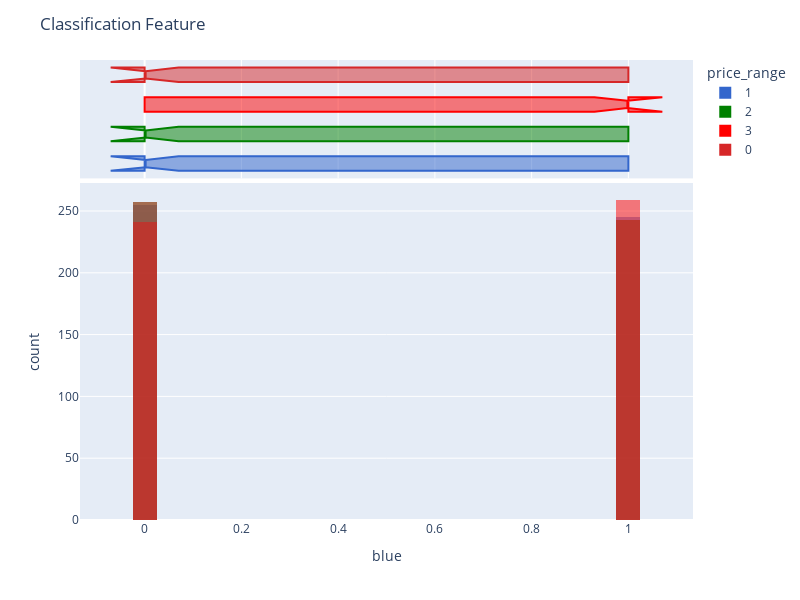
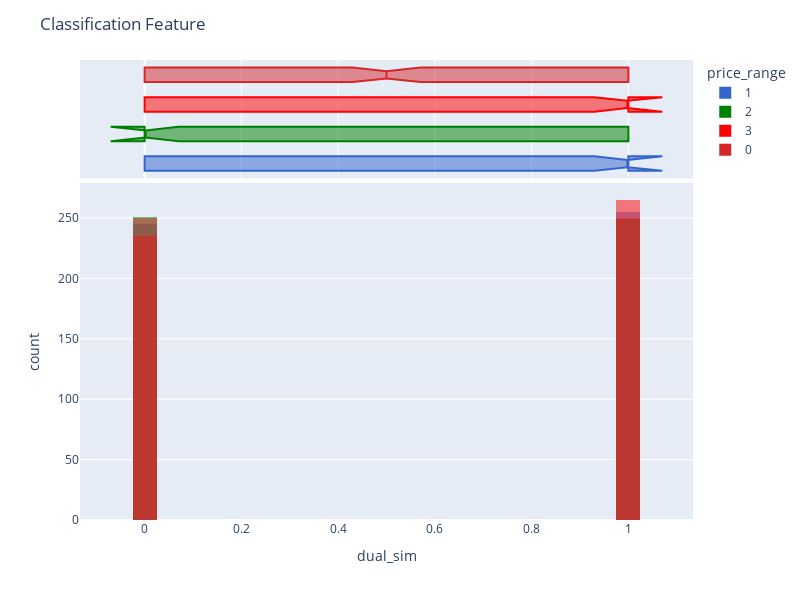
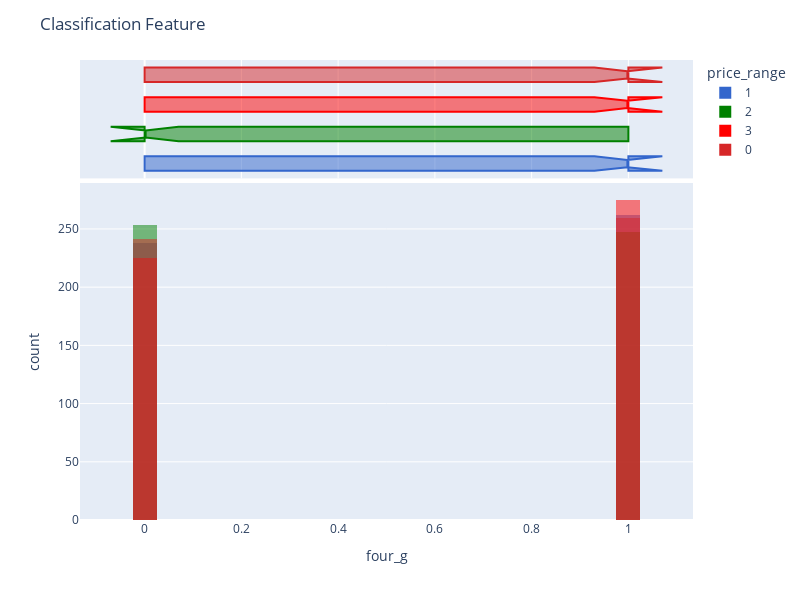
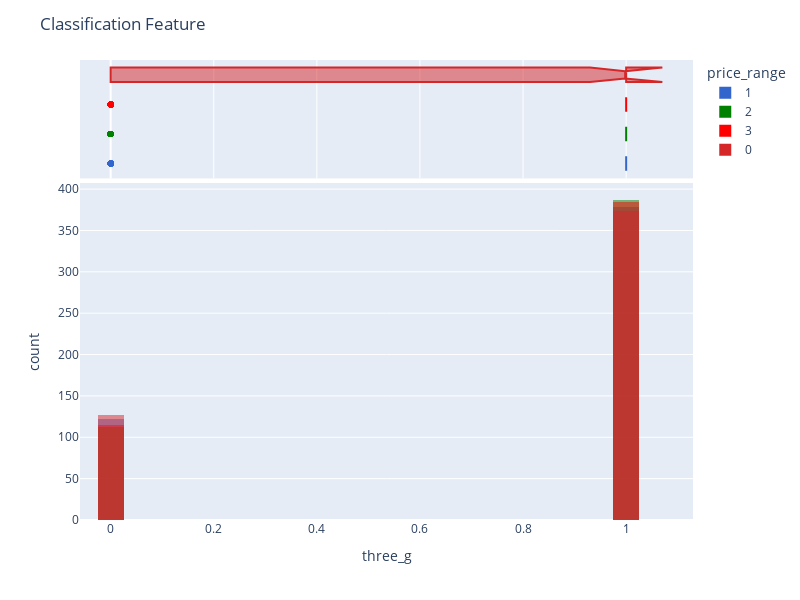

The cell these charts' notebook holds for them, in order:
### Code cell
feature_analysis(d)

### Figure 1 — Plotly figure (JSON) as saved in the notebook; plotly's stock layout.template omitted (floating-point values rounded to 4 significant figures; data arrays with more than 128 entries replaced by an {"elided": "..."} marker saying what was removed)
{"data": [{"alignmentgroup": "True", "bingroup": "x", "hovertemplate": "price_range=1<br>blue=%{x}<br>count=%{y}<extra></extra>", "legendgroup": "1", "marker": {"color": "#3366CC", "opacity": 0.5}, "name": "1", "nbinsx": 50, "offsetgroup": "1", "orientation": "v", "showlegend": true, "type": "histogram", "x": {"elided": "500 int values"}, "xaxis": "x", "yaxis": "y"}, {"alignmentgroup": "True", "hovertemplate": "price_range=1<br>blue=%{x}<extra></extra>", "legendgroup": "1", "marker": {"color": "#3366CC"}, "name": "1", "notched": true, "offsetgroup": "1", "showlegend": false, "type": "box", "x": {"elided": "500 int values"}, "xaxis": "x2", "yaxis": "y2"}, {"alignmentgroup": "True", "bingroup": "x", "hovertemplate": "price_range=2<br>blue=%{x}<br>count=%{y}<extra></extra>", "legendgroup": "2", "marker": {"color": "Green", "opacity": 0.5}, "name": "2", "nbinsx": 50, "offsetgroup": "2", "orientation": "v", "showlegend": true, "type": "histogram", "x": {"elided": "500 int values"}, "xaxis": "x", "yaxis": "y"}, {"alignmentgroup": "True", "hovertemplate": "price_range=2<br>blue=%{x}<extra></extra>", "legendgroup": "2", "marker": {"color": "Green"}, "name": "2", "notched": true, "offsetgroup": "2", "showlegend": false, "type": "box", "x": {"elided": "500 int values"}, "xaxis": "x2", "yaxis": "y2"}, {"alignmentgroup": "True", "bingroup": "x", "hovertemplate": "price_range=3<br>blue=%{x}<br>count=%{y}<extra></extra>", "legendgroup": "3", "marker": {"color": "Red", "opacity": 0.5}, "name": "3", "nbinsx": 50, "offsetgroup": "3", "orientation": "v", "showlegend": true, "type": "histogram", "x": {"elided": "500 int values"}, "xaxis": "x", "yaxis": "y"}, {"alignmentgroup": "True", "hovertemplate": "price_range=3<br>blue=%{x}<extra></extra>", "legendgroup": "3", "marker": {"color": "Red"}, "name": "3", "notched": true, "offsetgroup": "3", "showlegend": false, "type": "box", "x": {"elided": "500 int values"}, "xaxis": "x2", "yaxis": "y2"}, {"alignmentgroup": "True", "bingroup": "x", "hovertemplate": "price_range=0<br>blue=%{x}<br>count=%{y}<extra></extra>", "legendgroup": "0", "marker": {"color": "#D62728", "opacity": 0.5}, "name": "0", "nbinsx": 50, "offsetgroup": "0", "orientation": "v", "showlegend": true, "type": "histogram", "x": {"elided": "500 int values"}, "xaxis": "x", "yaxis": "y"}, {"alignmentgroup": "True", "hovertemplate": "price_range=0<br>blue=%{x}<extra></extra>", "legendgroup": "0", "marker": {"color": "#D62728"}, "name": "0", "notched": true, "offsetgroup": "0", "showlegend": false, "type": "box", "x": {"elided": "500 int values"}, "xaxis": "x2", "yaxis": "y2"}], "layout": {"barmode": "overlay", "height": 600, "legend": {"title": {"text": "price_range"}, "tracegroupgap": 0}, "margin": {"t": 60}, "title": {"text": "Classification Feature"}, "width": 800, "xaxis": {"anchor": "y", "domain": [0, 1], "title": {"text": "blue"}}, "xaxis2": {"anchor": "y2", "domain": [0, 1], "matches": "x", "showgrid": true, "showticklabels": false}, "yaxis": {"anchor": "x", "domain": [0, 0.7326], "title": {"text": "count"}}, "yaxis2": {"anchor": "x2", "domain": [0.7426, 1], "matches": "y2", "showgrid": false, "showline": false, "showticklabels": false, "ticks": ""}}}

### Figure 2 — Plotly figure (JSON) as saved in the notebook; plotly's stock layout.template omitted (floating-point values rounded to 4 significant figures; data arrays with more than 128 entries replaced by an {"elided": "..."} marker saying what was removed)
{"data": [{"alignmentgroup": "True", "bingroup": "x", "hovertemplate": "price_range=1<br>dual_sim=%{x}<br>count=%{y}<extra></extra>", "legendgroup": "1", "marker": {"color": "#3366CC", "opacity": 0.5}, "name": "1", "nbinsx": 50, "offsetgroup": "1", "orientation": "v", "showlegend": true, "type": "histogram", "x": {"elided": "500 int values"}, "xaxis": "x", "yaxis": "y"}, {"alignmentgroup": "True", "hovertemplate": "price_range=1<br>dual_sim=%{x}<extra></extra>", "legendgroup": "1", "marker": {"color": "#3366CC"}, "name": "1", "notched": true, "offsetgroup": "1", "showlegend": false, "type": "box", "x": {"elided": "500 int values"}, "xaxis": "x2", "yaxis": "y2"}, {"alignmentgroup": "True", "bingroup": "x", "hovertemplate": "price_range=2<br>dual_sim=%{x}<br>count=%{y}<extra></extra>", "legendgroup": "2", "marker": {"color": "Green", "opacity": 0.5}, "name": "2", "nbinsx": 50, "offsetgroup": "2", "orientation": "v", "showlegend": true, "type": "histogram", "x": {"elided": "500 int values"}, "xaxis": "x", "yaxis": "y"}, {"alignmentgroup": "True", "hovertemplate": "price_range=2<br>dual_sim=%{x}<extra></extra>", "legendgroup": "2", "marker": {"color": "Green"}, "name": "2", "notched": true, "offsetgroup": "2", "showlegend": false, "type": "box", "x": {"elided": "500 int values"}, "xaxis": "x2", "yaxis": "y2"}, {"alignmentgroup": "True", "bingroup": "x", "hovertemplate": "price_range=3<br>dual_sim=%{x}<br>count=%{y}<extra></extra>", "legendgroup": "3", "marker": {"color": "Red", "opacity": 0.5}, "name": "3", "nbinsx": 50, "offsetgroup": "3", "orientation": "v", "showlegend": true, "type": "histogram", "x": {"elided": "500 int values"}, "xaxis": "x", "yaxis": "y"}, {"alignmentgroup": "True", "hovertemplate": "price_range=3<br>dual_sim=%{x}<extra></extra>", "legendgroup": "3", "marker": {"color": "Red"}, "name": "3", "notched": true, "offsetgroup": "3", "showlegend": false, "type": "box", "x": {"elided": "500 int values"}, "xaxis": "x2", "yaxis": "y2"}, {"alignmentgroup": "True", "bingroup": "x", "hovertemplate": "price_range=0<br>dual_sim=%{x}<br>count=%{y}<extra></extra>", "legendgroup": "0", "marker": {"color": "#D62728", "opacity": 0.5}, "name": "0", "nbinsx": 50, "offsetgroup": "0", "orientation": "v", "showlegend": true, "type": "histogram", "x": {"elided": "500 int values"}, "xaxis": "x", "yaxis": "y"}, {"alignmentgroup": "True", "hovertemplate": "price_range=0<br>dual_sim=%{x}<extra></extra>", "legendgroup": "0", "marker": {"color": "#D62728"}, "name": "0", "notched": true, "offsetgroup": "0", "showlegend": false, "type": "box", "x": {"elided": "500 int values"}, "xaxis": "x2", "yaxis": "y2"}], "layout": {"barmode": "overlay", "height": 600, "legend": {"title": {"text": "price_range"}, "tracegroupgap": 0}, "margin": {"t": 60}, "title": {"text": "Classification Feature"}, "width": 800, "xaxis": {"anchor": "y", "domain": [0, 1], "title": {"text": "dual_sim"}}, "xaxis2": {"anchor": "y2", "domain": [0, 1], "matches": "x", "showgrid": true, "showticklabels": false}, "yaxis": {"anchor": "x", "domain": [0, 0.7326], "title": {"text": "count"}}, "yaxis2": {"anchor": "x2", "domain": [0.7426, 1], "matches": "y2", "showgrid": false, "showline": false, "showticklabels": false, "ticks": ""}}}

### Figure 3 — Plotly figure (JSON) as saved in the notebook; plotly's stock layout.template omitted (floating-point values rounded to 4 significant figures; data arrays with more than 128 entries replaced by an {"elided": "..."} marker saying what was removed)
{"data": [{"alignmentgroup": "True", "bingroup": "x", "hovertemplate": "price_range=1<br>four_g=%{x}<br>count=%{y}<extra></extra>", "legendgroup": "1", "marker": {"color": "#3366CC", "opacity": 0.5}, "name": "1", "nbinsx": 50, "offsetgroup": "1", "orientation": "v", "showlegend": true, "type": "histogram", "x": {"elided": "500 int values"}, "xaxis": "x", "yaxis": "y"}, {"alignmentgroup": "True", "hovertemplate": "price_range=1<br>four_g=%{x}<extra></extra>", "legendgroup": "1", "marker": {"color": "#3366CC"}, "name": "1", "notched": true, "offsetgroup": "1", "showlegend": false, "type": "box", "x": {"elided": "500 int values"}, "xaxis": "x2", "yaxis": "y2"}, {"alignmentgroup": "True", "bingroup": "x", "hovertemplate": "price_range=2<br>four_g=%{x}<br>count=%{y}<extra></extra>", "legendgroup": "2", "marker": {"color": "Green", "opacity": 0.5}, "name": "2", "nbinsx": 50, "offsetgroup": "2", "orientation": "v", "showlegend": true, "type": "histogram", "x": {"elided": "500 int values"}, "xaxis": "x", "yaxis": "y"}, {"alignmentgroup": "True", "hovertemplate": "price_range=2<br>four_g=%{x}<extra></extra>", "legendgroup": "2", "marker": {"color": "Green"}, "name": "2", "notched": true, "offsetgroup": "2", "showlegend": false, "type": "box", "x": {"elided": "500 int values"}, "xaxis": "x2", "yaxis": "y2"}, {"alignmentgroup": "True", "bingroup": "x", "hovertemplate": "price_range=3<br>four_g=%{x}<br>count=%{y}<extra></extra>", "legendgroup": "3", "marker": {"color": "Red", "opacity": 0.5}, "name": "3", "nbinsx": 50, "offsetgroup": "3", "orientation": "v", "showlegend": true, "type": "histogram", "x": {"elided": "500 int values"}, "xaxis": "x", "yaxis": "y"}, {"alignmentgroup": "True", "hovertemplate": "price_range=3<br>four_g=%{x}<extra></extra>", "legendgroup": "3", "marker": {"color": "Red"}, "name": "3", "notched": true, "offsetgroup": "3", "showlegend": false, "type": "box", "x": {"elided": "500 int values"}, "xaxis": "x2", "yaxis": "y2"}, {"alignmentgroup": "True", "bingroup": "x", "hovertemplate": "price_range=0<br>four_g=%{x}<br>count=%{y}<extra></extra>", "legendgroup": "0", "marker": {"color": "#D62728", "opacity": 0.5}, "name": "0", "nbinsx": 50, "offsetgroup": "0", "orientation": "v", "showlegend": true, "type": "histogram", "x": {"elided": "500 int values"}, "xaxis": "x", "yaxis": "y"}, {"alignmentgroup": "True", "hovertemplate": "price_range=0<br>four_g=%{x}<extra></extra>", "legendgroup": "0", "marker": {"color": "#D62728"}, "name": "0", "notched": true, "offsetgroup": "0", "showlegend": false, "type": "box", "x": {"elided": "500 int values"}, "xaxis": "x2", "yaxis": "y2"}], "layout": {"barmode": "overlay", "height": 600, "legend": {"title": {"text": "price_range"}, "tracegroupgap": 0}, "margin": {"t": 60}, "title": {"text": "Classification Feature"}, "width": 800, "xaxis": {"anchor": "y", "domain": [0, 1], "title": {"text": "four_g"}}, "xaxis2": {"anchor": "y2", "domain": [0, 1], "matches": "x", "showgrid": true, "showticklabels": false}, "yaxis": {"anchor": "x", "domain": [0, 0.7326], "title": {"text": "count"}}, "yaxis2": {"anchor": "x2", "domain": [0.7426, 1], "matches": "y2", "showgrid": false, "showline": false, "showticklabels": false, "ticks": ""}}}

### Figure 4 — Plotly figure (JSON) as saved in the notebook; plotly's stock layout.template omitted (floating-point values rounded to 4 significant figures; data arrays with more than 128 entries replaced by an {"elided": "..."} marker saying what was removed)
{"data": [{"alignmentgroup": "True", "bingroup": "x", "hovertemplate": "price_range=1<br>three_g=%{x}<br>count=%{y}<extra></extra>", "legendgroup": "1", "marker": {"color": "#3366CC", "opacity": 0.5}, "name": "1", "nbinsx": 50, "offsetgroup": "1", "orientation": "v", "showlegend": true, "type": "histogram", "x": {"elided": "500 int values"}, "xaxis": "x", "yaxis": "y"}, {"alignmentgroup": "True", "hovertemplate": "price_range=1<br>three_g=%{x}<extra></extra>", "legendgroup": "1", "marker": {"color": "#3366CC"}, "name": "1", "notched": true, "offsetgroup": "1", "showlegend": false, "type": "box", "x": {"elided": "500 int values"}, "xaxis": "x2", "yaxis": "y2"}, {"alignmentgroup": "True", "bingroup": "x", "hovertemplate": "price_range=2<br>three_g=%{x}<br>count=%{y}<extra></extra>", "legendgroup": "2", "marker": {"color": "Green", "opacity": 0.5}, "name": "2", "nbinsx": 50, "offsetgroup": "2", "orientation": "v", "showlegend": true, "type": "histogram", "x": {"elided": "500 int values"}, "xaxis": "x", "yaxis": "y"}, {"alignmentgroup": "True", "hovertemplate": "price_range=2<br>three_g=%{x}<extra></extra>", "legendgroup": "2", "marker": {"color": "Green"}, "name": "2", "notched": true, "offsetgroup": "2", "showlegend": false, "type": "box", "x": {"elided": "500 int values"}, "xaxis": "x2", "yaxis": "y2"}, {"alignmentgroup": "True", "bingroup": "x", "hovertemplate": "price_range=3<br>three_g=%{x}<br>count=%{y}<extra></extra>", "legendgroup": "3", "marker": {"color": "Red", "opacity": 0.5}, "name": "3", "nbinsx": 50, "offsetgroup": "3", "orientation": "v", "showlegend": true, "type": "histogram", "x": {"elided": "500 int values"}, "xaxis": "x", "yaxis": "y"}, {"alignmentgroup": "True", "hovertemplate": "price_range=3<br>three_g=%{x}<extra></extra>", "legendgroup": "3", "marker": {"color": "Red"}, "name": "3", "notched": true, "offsetgroup": "3", "showlegend": false, "type": "box", "x": {"elided": "500 int values"}, "xaxis": "x2", "yaxis": "y2"}, {"alignmentgroup": "True", "bingroup": "x", "hovertemplate": "price_range=0<br>three_g=%{x}<br>count=%{y}<extra></extra>", "legendgroup": "0", "marker": {"color": "#D62728", "opacity": 0.5}, "name": "0", "nbinsx": 50, "offsetgroup": "0", "orientation": "v", "showlegend": true, "type": "histogram", "x": {"elided": "500 int values"}, "xaxis": "x", "yaxis": "y"}, {"alignmentgroup": "True", "hovertemplate": "price_range=0<br>three_g=%{x}<extra></extra>", "legendgroup": "0", "marker": {"color": "#D62728"}, "name": "0", "notched": true, "offsetgroup": "0", "showlegend": false, "type": "box", "x": {"elided": "500 int values"}, "xaxis": "x2", "yaxis": "y2"}], "layout": {"barmode": "overlay", "height": 600, "legend": {"title": {"text": "price_range"}, "tracegroupgap": 0}, "margin": {"t": 60}, "title": {"text": "Classification Feature"}, "width": 800, "xaxis": {"anchor": "y", "domain": [0, 1], "title": {"text": "three_g"}}, "xaxis2": {"anchor": "y2", "domain": [0, 1], "matches": "x", "showgrid": true, "showticklabels": false}, "yaxis": {"anchor": "x", "domain": [0, 0.7326], "title": {"text": "count"}}, "yaxis2": {"anchor": "x2", "domain": [0.7426, 1], "matches": "y2", "showgrid": false, "showline": false, "showticklabels": false, "ticks": ""}}}
